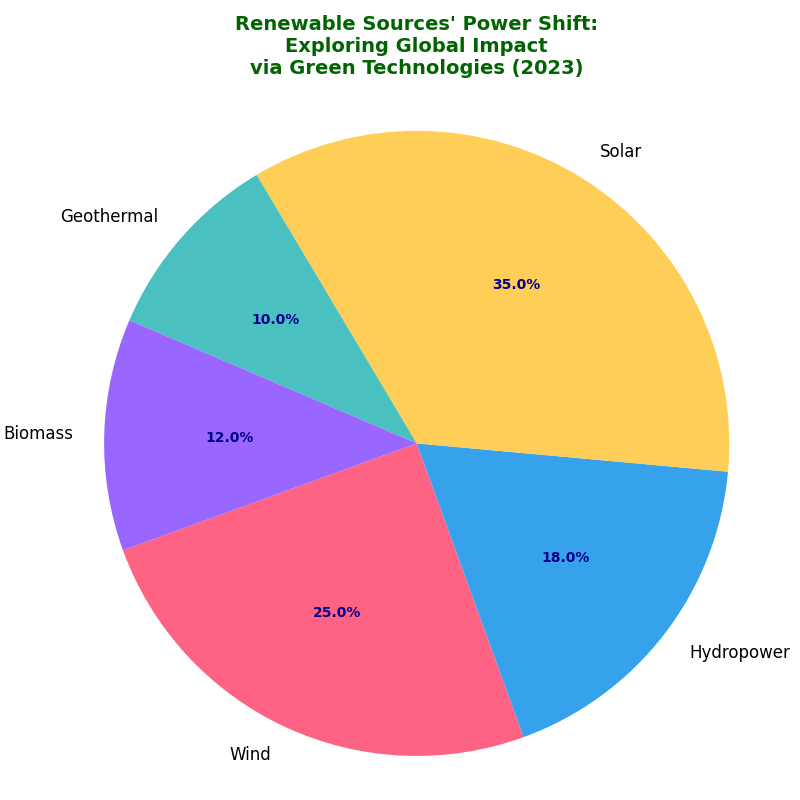

Python code for this plot:
import matplotlib.pyplot as plt

energy_sources = ['Wind', 'Hydropower', 'Solar', 'Geothermal', 'Biomass']
percentages = [25, 18, 35, 10, 12]

colors = ['#FF6384', '#36A2EB', '#FFCE56', '#4BC0C0', '#9966FF']

fig, ax = plt.subplots(figsize=(8, 8))

wedges, texts, autotexts = ax.pie(
    percentages,
    labels=energy_sources,
    autopct='%1.1f%%',
    startangle=200,
    colors=colors
)

plt.setp(autotexts, size=10, weight='bold', color='darkblue')
plt.setp(texts, size=12)

ax.axis('equal')

plt.title("Renewable Sources' Power Shift:\nExploring Global Impact\nvia Green Technologies (2023)",
          pad=20, fontsize=14, fontweight='bold', color='darkgreen', ha='center')

plt.tight_layout()

plt.show()
